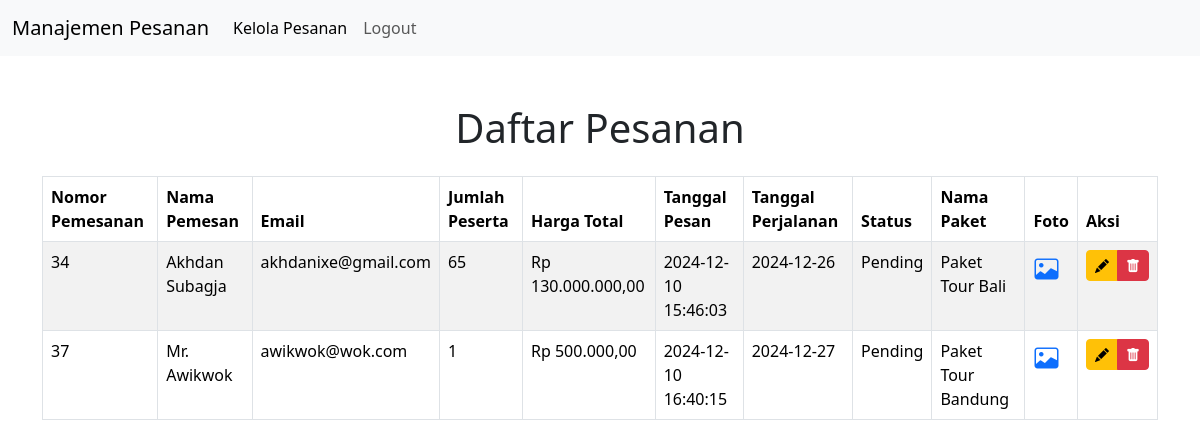
The page /Dashboard/kelola_pesanan.php (signed in) on the database as committed earlier.
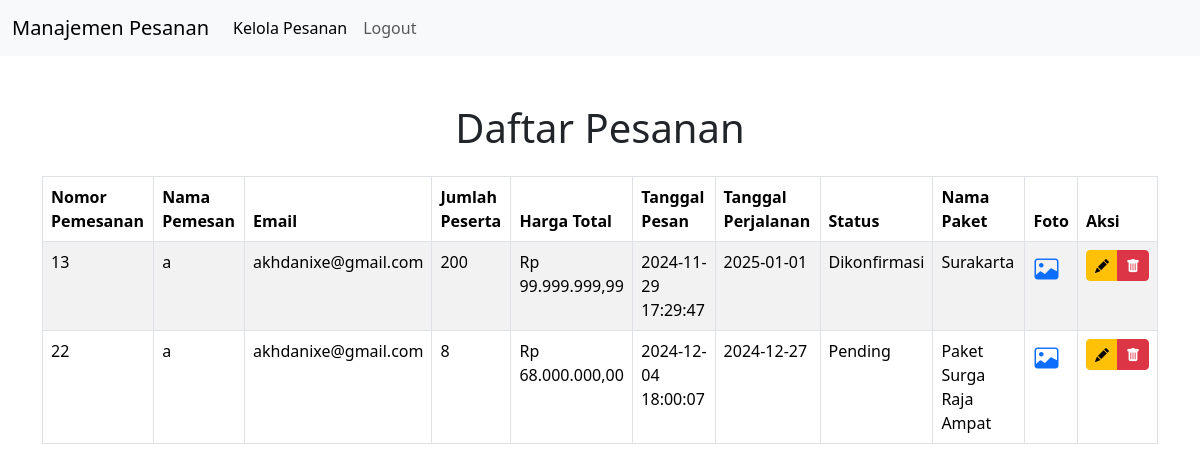
The same page on the database as committed later.
### tables this page shows
CREATE TABLE `pesanan` (
  `id` int(11) NOT NULL,
  `id_paket` int(11) NOT NULL,
  `user_id` int(11) NOT NULL,
  `nama_pemesan` varchar(255) NOT NULL,
  `email` varchar(255) NOT NULL,
  `jumlah_peserta` int(11) NOT NULL,
  `harga_total` decimal(10,2) NOT NULL,
  `tanggal_perjalanan` date DEFAULT NULL,
  `tanggal_pesan` timestamp NOT NULL DEFAULT current_timestamp(),
  `foto_transfer` varchar(255) NOT NULL,
  `status_pesanan` enum('Pending','Dikonfirmasi','Dibatalkan') DEFAULT 'Pending'
);

CREATE TABLE `paket` (
  `id_paket` int(11) NOT NULL,
  `nama_paket` varchar(100) NOT NULL,
  `tujuan` varchar(150) NOT NULL,
  `durasi_hari` varchar(11) NOT NULL,
  `harga` varchar(45) NOT NULL,
  `status_paket` enum('Aktif','Nonaktif') NOT NULL,
  `deskripsi` text NOT NULL,
  `foto` varchar(250) DEFAULT NULL
);

### Dashboard/kelola_pesanan.php (the view, shortened to what this page needs)
<?php
require_once '../backend/koneksi.php';
$sql = "SELECT p.id, p.id_paket, p.user_id, p.nama_pemesan, p.email, p.jumlah_peserta, p.harga_total, p.tanggal_pesan, p.tanggal_perjalanan, p.status_pesanan, p.foto_transfer, pk.nama_paket
FROM pesanan p
JOIN paket pk ON p.id_paket = pk.id_paket";
$result = $conn->query($sql);
?>
<!DOCTYPE html>
<html lang="en">
<head>
    <link href="https://cdn.jsdelivr.net/npm/bootstrap@5.3.3/dist/css/bootstrap.min.css" rel="stylesheet">
    <link href="https://cdnjs.cloudflare.com/ajax/libs/bootstrap-icons/1.10.5/font/bootstrap-icons.min.css" rel="stylesheet">
</head>
<body>
<nav class="navbar navbar-expand-lg navbar-light bg-light">
    <div class="container-fluid">
        <a class="navbar-brand" href="admin.php">Manajemen Pesanan</a>
        <div class="collapse navbar-collapse" id="navbarNav">
            <ul class="navbar-nav">
                <li class="nav-item">
                    <a class="nav-link active" href="#">Kelola Pesanan</a>
                </li>
                <li class="nav-item">
                    <a class="nav-link" href="../Backend/logout.php">Logout</a>
                </li>
            </ul>
        </div>
    </div>
</nav>
<div class="container my-5">
    <h1 class="text-center mb-4">Daftar Pesanan</h1>
    <table class="table table-striped table-bordered">
        <thead>
            <tr>
                <th>Nomor Pemesanan</th>
                <th>Nama Pemesan</th>
                <th>Email</th>
                <th>Jumlah Peserta</th>
                <th>Harga Total</th>
                <th>Tanggal Pesan</th>
                <th>Tanggal Perjalanan</th>
                <th>Status</th>
                <th>Nama Paket</th>
                <th>Foto</th>
                <th>Aksi</th>
            </tr>
        </thead>
        <tbody>
            <?php
            if ($result->num_rows > 0) {
                while ($row = $result->fetch_assoc()) {
                    echo '<tr>
                            <td>' . $row['id'] . '</td>
                            <td>' . htmlspecialchars($row['nama_pemesan']) . '</td>
                            <td>' . htmlspecialchars($row['email']) . '</td>
                            <td>' . htmlspecialchars($row['jumlah_peserta']) . '</td>
                            <td>Rp ' . number_format($row['harga_total'], 2, ',', '.') . '</td>
                            <td>' . htmlspecialchars($row['tanggal_pesan']) . '</td>
                            <td>' . htmlspecialchars($row['tanggal_perjalanan']) . '</td>
                            <td>' . (isset($row['status_pesanan']) ? htmlspecialchars($row['status_pesanan']) : 'Tidak ada status') . '</td>
                            <td>' . htmlspecialchars($row['nama_paket']) . '</td>
                            <td>
                                <button type="button" class="btn btn-link p-0" data-bs-toggle="modal" data-bs-target="#fotoModal' . $row['id'] . '">
                                    <i class="bi bi-image" style="font-size: 1.5rem;"></i>
                                </button>
                            </td>
                            <td>
                                <div class="btn-group" role="group" aria-label="Aksi">
                                    <a href="edit_pesanan.php?id=' . htmlspecialchars($row['id']) . '" class="btn btn-warning btn-sm">
                                        <i class="bi bi-pencil-fill"></i>
                                    </a>
                                    <a href="delete_pesanan.php?id=' . htmlspecialchars($row['id']) . '"
                                       class="btn btn-danger btn-sm"
                                       onclick="return confirm(\'Yakin ingin menghapus pesanan ini?\')">
                                        <i class="bi bi-trash-fill"></i>
                                    </a>
                                </div>
                            </td>
                          </tr>';
                }
            } else {
                echo '<tr><td colspan="10" class="text-center">Tidak ada pesanan tersedia.</td></tr>';
            }
            ?>
        </tbody>
    </table>
</div>
</body>
</html>

Rows that differ between the two databases and show on the page:
removed pesanan: id "34", nama_pemesan "Akhdan Subagja", email "akhdanixe@gmail.com", jumlah_peserta "65", harga_total "130.000.000,00", tanggal_pesan "2024-12-10 15:46:03", tanggal_perjalanan "2024-12-26", status_pesanan "Pending", id_paket.nama_paket "Paket Tour Bali"
removed pesanan: id "37", nama_pemesan "Mr. Awikwok", email "awikwok@wok.com", jumlah_peserta "1", harga_total "500.000,00", tanggal_pesan "2024-12-10 16:40:15", tanggal_perjalanan "2024-12-27", status_pesanan "Pending", id_paket.nama_paket "Paket Tour Bandung"
added pesanan: id "13", nama_pemesan "a", email "akhdanixe@gmail.com", jumlah_peserta "200", harga_total "99.999.999,99", tanggal_pesan "2024-11-29 17:29:47", tanggal_perjalanan "2025-01-01", status_pesanan "Dikonfirmasi", id_paket.nama_paket "Surakarta"
added pesanan: id "22", nama_pemesan "a", email "akhdanixe@gmail.com", jumlah_peserta "8", harga_total "68.000.000,00", tanggal_pesan "2024-12-04 18:00:07", tanggal_perjalanan "2024-12-27", status_pesanan "Pending", id_paket.nama_paket "Paket Surga Raja Ampat"
